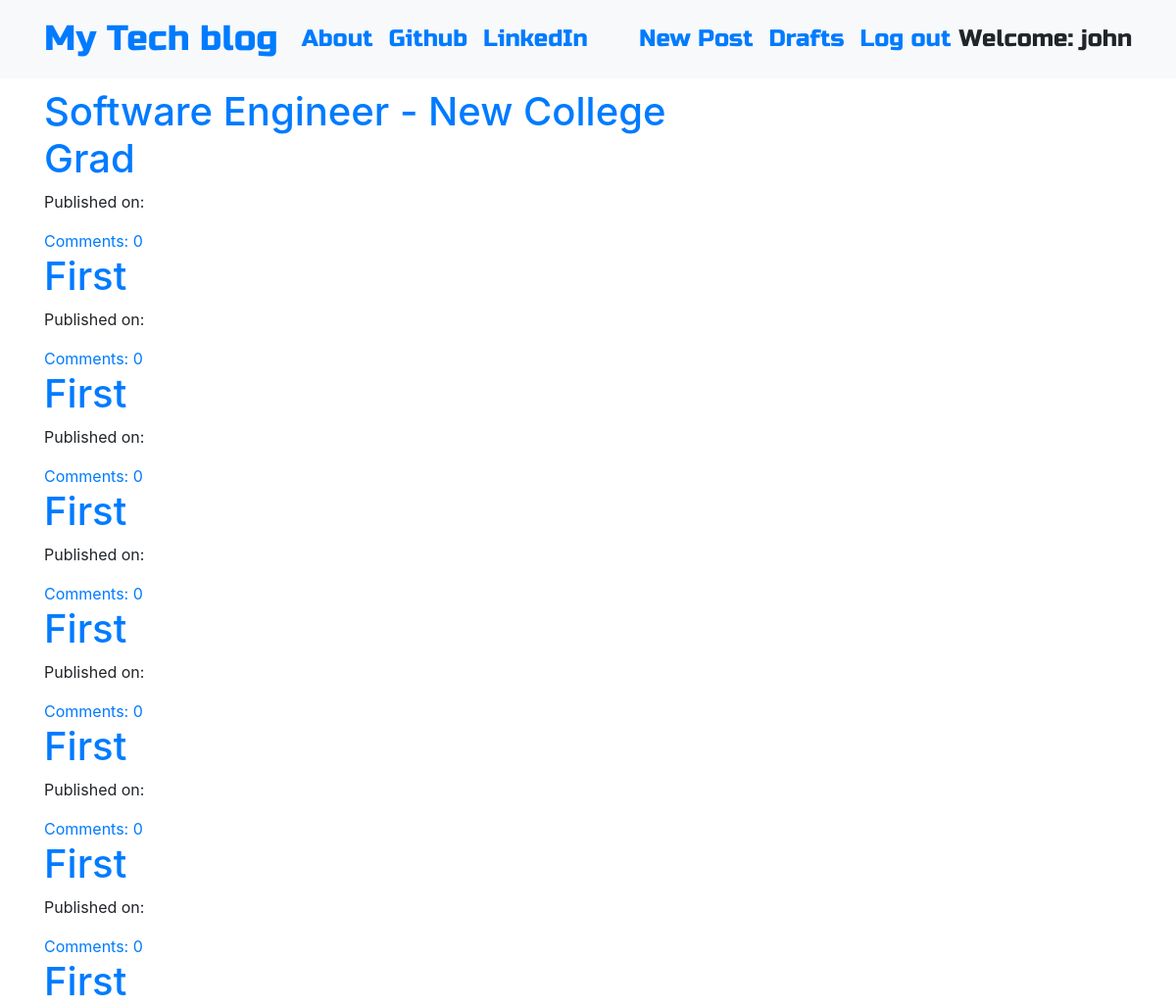
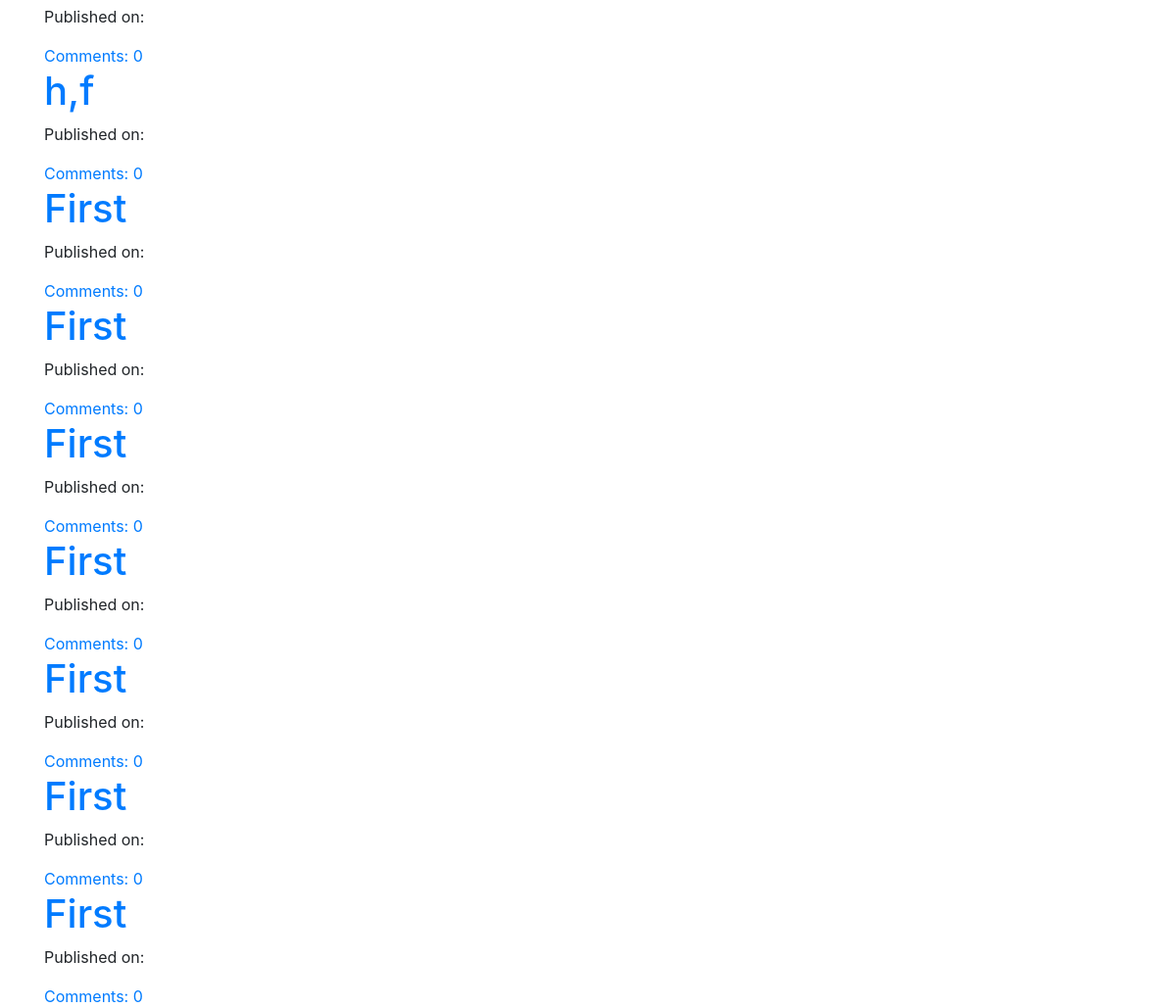
Page /drafts/ (signed in) on the committed database (2 pictures, top to bottom).
### blog/models.py (models this page shows, shortened)
class Post(models.Model):
    author = models.ForeignKey('auth.User',on_delete=models.CASCADE)
    title = models.CharField(max_length=200)
    text = models.TextField()
    created_date = models.DateTimeField(default=timezone.now)
    published_date = models.DateTimeField(blank=True, null=True)
    def approve_comments(self):
        return self.comments.filter(approved_comment=True)

### blog/views.py (the view)
# urls.py: path('drafts/', views.DraftListView.as_view(), name='post_draft_list'),
class DraftListView(LoginRequiredMixin, ListView):
    login_url = '/login/'
    redirect_field_name = 'blog/post_list.html'
    model = Post
    def get_queryset(self):
        return Post.objects.filter(published_date__isnull=True).order_by('created_date')

### blog/templates/blog/post_list.html
{% extends 'blog/base.html' %}
{% block content %}
<div class="centerstage">
    {% for post in post_list %}
        <div class="post">
            <h1><a href="{% url 'post_detail' pk=post.pk %}">{{ post.title }}</a></h1>
            <div class="date">
                <p>Published on: {{ post.published_date|date:"D M Y"}}</p>
            </div>
            <a href="{% url 'post_detail' pk=post.pk %}">Comments: {{ post.approve_comments.count }}</a>
        </div>
    {% endfor %}
</div>
{% endblock %}

### blog/templates/blog/base.html (shortened to what this page needs)
<!DOCTYPE html>
{% load static %}
<html>
  <head>
    <link rel="stylesheet" href="https://stackpath.bootstrapcdn.com/bootstrap/4.1.3/css/bootstrap.min.css"
>
    <link href="https://maxcdn.bootstrapcdn.com/font-awesome/4.7.0/css/font-awesome.min.css" rel="stylesheet">
    <link rel="stylesheet" href="//cdn.jsdelivr.net/medium-editor/latest/css/medium-editor.min.css" type="text/css" media="screen" charset="utf-8">
    <link rel="stylesheet" href="{% static 'css/blog.css' %}">
  </head>
  <body class='loader'>
    <nav class="navbar navbar-expand-lg bg-light techfont">
      <div class="container">
        <div class="navbar-nav align-items-center">
          <a class="navbar-brand bigbrand" href="{% url 'post_list' %}">My Tech blog</a>
          <a class="nav-item nav-link" href="{% url 'about' %}">About</a>
          <a class="nav-item nav-link" href="https://www.github.com">Github</a>
          <a class="nav-item nav-link" href="https://www.linkedin.com">LinkedIn</a>
        </div>
        <div class="navbar-nav align-items-center ml-auto">
          {% if user.is_authenticated %}
            <a class="nav-item nav-link" href="{% url 'post_new' %}">New Post</a>
            <a class="nav-item nav-link" href="{% url 'post_draft_list' %}">Drafts</a>
            <a class="nav-item nav-link" href="{% url 'logout' %}">Log out</a>
            <a >Welcome: {{ user.username }}</a>
          {% else %}
            <a class="nav-item nav-link" href="{% url 'login' %}" aria-label="Login">
              <span class="fa fa-user" aria-hidden="true"></span></a>
          {% endif %}
        </div>
      </div>
    </nav>
          <div class="content container">
              <div class="row">
                  <div class="col-md-8">
                    <div class="blog_posts">
                      {% block content %}
                      {% endblock %}
                    </div>
                  </div>
              </div>
          </div>
  </body>
</html>

### blog/static/css/blog.css (style rules this page uses)
.techfont { font-family: 'Russo One', sans-serif; font-size: 1.5em; margin-bottom: 10px; }
.centerstage { margin-left: auto; margin-right: auto; }
.bigbrand { font-size: 1.5em; }
.loader { filter:hue-rotate(0deg); color: linear-gradient(45deg,#0f8,#08f); animation:hue 5000ms infinite linear; }

### rows in the picture
Post: title "Software Engineer - New College Grad", approve_comments.count "0"
Post: title "First", approve_comments.count "0"
Post: title "First", approve_comments.count "0"
Post: title "First", approve_comments.count "0"
Post: title "First", approve_comments.count "0"
Post: title "First", approve_comments.count "0"
Post: title "First", approve_comments.count "0"
Post: title "First", approve_comments.count "0"
Post: title "h,f", approve_comments.count "0"
Post: title "First", approve_comments.count "0"
Post: title "First", approve_comments.count "0"
Post: title "First", approve_comments.count "0"
Post: title "First", approve_comments.count "0"
Post: title "First", approve_comments.count "0"
Post: title "First", approve_comments.count "0"
Post: title "First", approve_comments.count "0"

### other values in the picture
{{ user.username }} "john"
